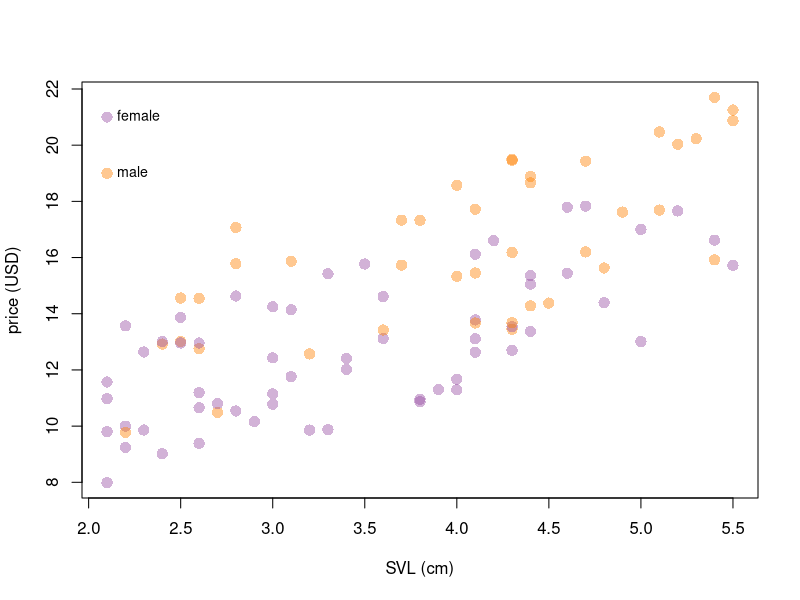
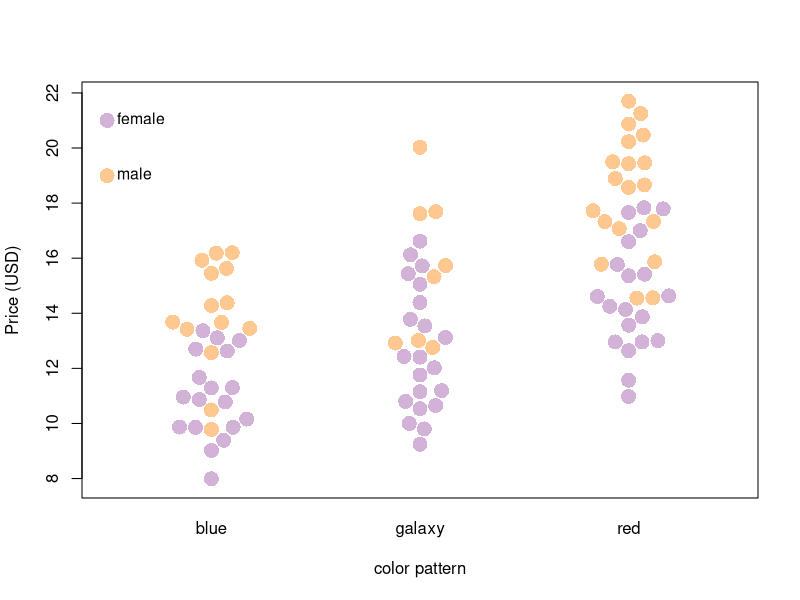
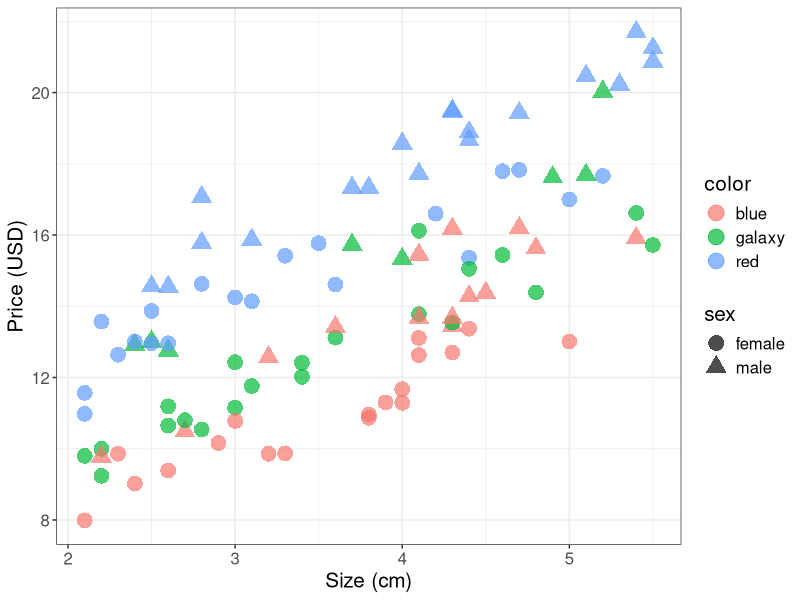

The R script that drew these images, in order:
## ---- chunk 1
knitr::opts_chunk$set(echo = TRUE)
## ---- chunk 2
dat <- read.csv("../datasets/betta.csv")
## ---- chunk 3
# Here I create a vector of colors that I will access
# below to be able to color by sex.
cols <- c(rgb(152, 78, 163, 110, maxColorValue = 255),
          rgb(255, 127, 0, 110, maxColorValue = 255))
plot(dat$price~dat$size,
     xlab = "SVL (cm)",
     ylab = "price (USD)",
     pch = 16,
     cex = 1.5,
     col = cols[as.factor(dat$sex)])
points(x = c(2.1, 2.1), y = c(21, 19), 
       pch = 16, col = cols, cex = 1.5)
text(x = c(2.1, 2.1), y = c(21, 19), 
     c("female", "male"), 
     pos = 4, cex = .85)
## ---- chunk 4
library(beeswarm)
cols <- c(rgb(152, 78, 163, 110, maxColorValue = 255),
          rgb(255, 127, 0, 110, maxColorValue = 255))
beeswarm(dat$price~dat$color, 
         pwcol = cols[as.factor(dat$sex)],
         pch = 16,
         cex = 2,
         xlab = "color pattern",
         ylab = "Price (USD)")
points(x = c(.5, .5), y = c(21, 19), 
       pch = 16, col = cols, cex = 2)
text(x = c(.5, .5), y = c(21, 19), 
     c("female", "male"), pos = 4, cex = .95)

## ---- chunk 5
library(ggplot2)
ggplot(dat, aes(y = price, x = size)) + 
  geom_point(aes(shape = as.factor(sex), colour = color), 
             alpha = 0.7, size = 5) + 
  theme_bw() + 
  theme(text = element_text(size = 15, hjust = 0.5, vjust = 0.5)) + 
  scale_size(range = c(1, 5)) + 
  guides(shape = guide_legend(title = "sex")) + 
  xlab("Size (cm)") + 
  ylab("Price (USD)")
